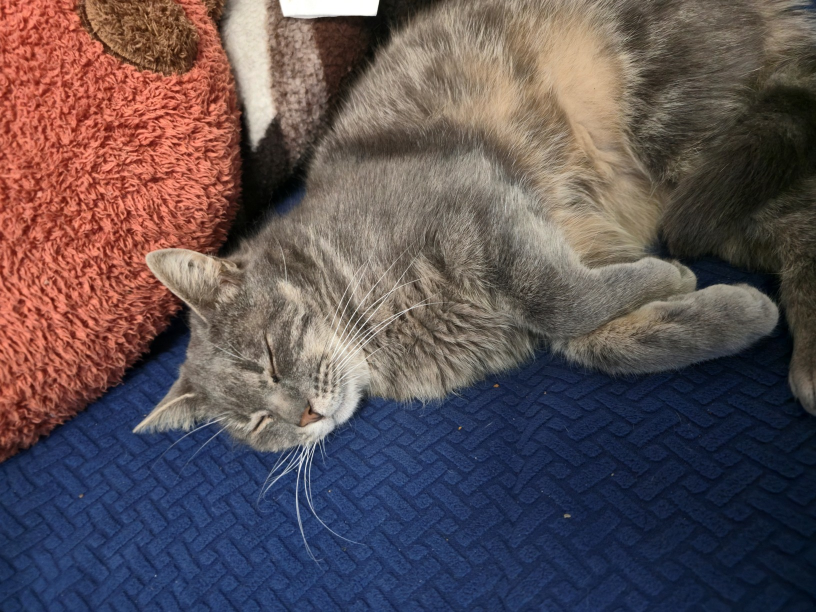
#> input picture R2S4/Img_intro/20250427_194007.jpg, 1632 x 1224 px (shown at 1/2 size)
$ jupyter execute --allow-errors Img_intro.ipynb
#> lines starting #> are read from the running program, lines starting #| are printed output that depends on the picture; after the words box and inside, x2 and y2 are one past the last pixel; in counts of white or black regions, pixels touching at a corner belong together
[cell 1]
import PIL
from PIL import Image, ImageOps, ImageFilter, ImageEnhance, ImageSequence
from IPython.display import display

img_name = "20250427_194007.jpg"

[cell 2]
img = Image.open(img_name)
#> img is the input picture: PIL image 1632x1224 RGB; mean R, G, B 94.4, 81.4, 84.3

[cell 3]
img.convert("L")

[cell 4]
img.save("cat.jpg")

[cell 5]
img.thumbnail((256,2566))
#> img: PIL image 256x192 RGB
img.save("img_thumbnail.jpg", "JPEG")

[cell 6]
print(img.format, f"{img.size}x{img.mode}")
#| JPEG (256, 192)xRGB

[cell 7]
box = (450, 600, 750, 900)
cat_in_box = img.crop(box)
#> cat_in_box: PIL image 300x300 RGB; every value is 0
cat_in_box

[cell 8]
region = cat_in_box.transpose(Image.Transpose.ROTATE_180)
img.paste(region, box)
img

[cell 9]
def roll(im_s: Image.Image, delta: int) -> Image.Image:
    """Roll an image sideways."""
#> called with delta = 700
    im = im_s.copy()
    xsize, ysize = im.size
#> xsize = 256; ysize = 192


    delta = delta % xsize
#> delta = 188
    if delta == 0:
        return im

    part1 = im.crop((0, 0, delta, ysize))
    part2 = im.crop((delta, 0, xsize, ysize))
    im.paste(part1, (xsize - delta, 0, xsize, ysize))
    im.paste(part2, (0, 0, xsize - delta, ysize))

    return im

roll(img, 700)

[cell 10]
def merge(im1: Image.Image, im2: Image.Image) -> Image.Image:
    w = im1.size[0] + im2.size[0]
#> w = 512
    h = max(im1.size[1], im2.size[1])
#> h = 192
    im = Image.new("RGBA", (w, h))
#> im: PIL image 512x192 RGBA; every value is 0

    im.paste(im1.copy())
    im.paste(im2.copy(), (im1.size[0], 0))

    return im

merge(img, img)

[cell 11]
r, g, b = img.split()
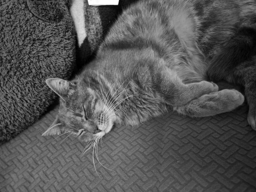
#> b: PIL image 256x192 L; min 0, max 255, mean 84.2
im = Image.merge("RGB", (g, b, r))
#> im: PIL image 256x192 RGB
im

[cell 12]
out = img.resize((128, 128))
display(out)
out = img.rotate(-90)
#> out: PIL image 256x192 RGB
display(out)

[cell 13]
out = img.transpose(Image.Transpose.FLIP_LEFT_RIGHT)
display(out)
out = img.transpose(Image.Transpose.FLIP_TOP_BOTTOM)
display(out)

[cell 14]
size = (256, 512)
ImageOps.contain(im, size).save("imageops_contain.webp")
ImageOps.cover(im, size).save("imageops_cover.webp")
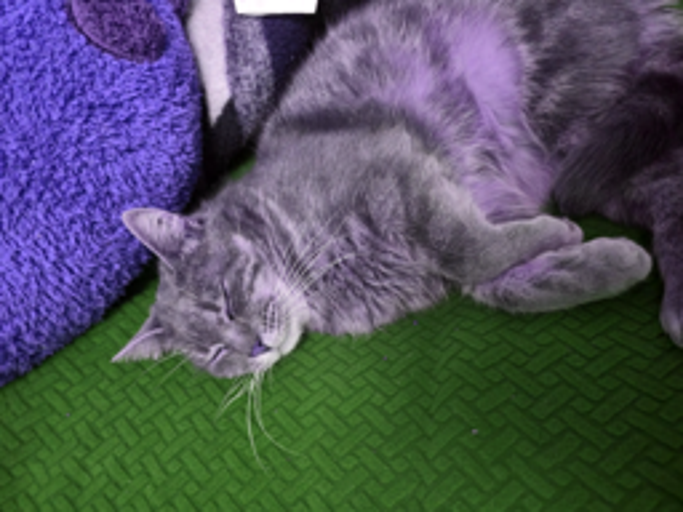
#> saved as imageops_cover.webp: PIL image 683x512 RGB; mean R, G, B 81.3, 84.2, 94.3
ImageOps.fit(im, size).save("imageops_fit.webp")
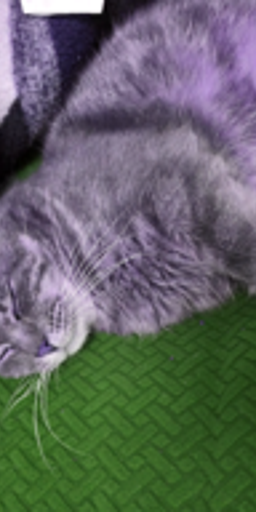
#> saved as imageops_fit.webp: PIL image 256x512 RGB; mean R, G, B 97, 101.9, 98.8
ImageOps.pad(im, size, color="#f00").save("imageops_pad.webp")
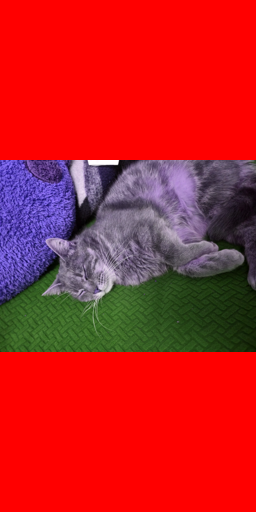
#> saved as imageops_pad.webp: PIL image 256x512 RGB; mean R, G, B 189.9, 31.6, 35.4

[cell 15]
out = img.filter(ImageFilter.DETAIL)
display(out)
out = img.filter(ImageFilter.SMOOTH)
display(out)
out = img.filter(ImageFilter.BLUR)
display(out)
out = img.filter(ImageFilter.SHARPEN)
display(out)

[cell 16]
out = img.point(lambda i: i * 1.3)
display(out)

[cell 17]
# split the image into individual bands
source = img.split()

R, G, B = 0, 1, 2

# select regions where red is less than 100
mask = source[R].point(lambda i: i < 100 and 255)
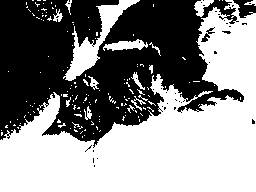
#> mask: PIL image 256x192 L; 54% white; 42 black regions (39 under 20 px), largest, box (x1, y1, x2, y2) and area: (0, 0, 244, 148) 22178, (233, 0, 256, 18) 242, (201, 27, 215, 42) 68

# process the green band
out = source[G].point(lambda i: i * 0.7)
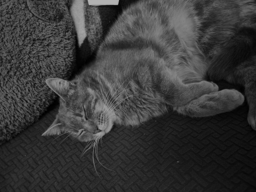
#> out: PIL image 256x192 L; min 0, max 178, mean 56.9

# paste the processed band back, but only where red was < 100
source[G].paste(out, None, mask)

# build a new multiband image
im = Image.merge(im.mode, source)

im

[cell 18]
enh = ImageEnhance.Contrast(img)
display(enh.enhance(1.5))
enh = ImageEnhance.Sharpness(img)
display(enh.enhance(2.0))
enh = ImageEnhance.Color(img)
display(enh.enhance(2.0))
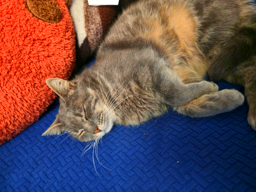
#> shown: PIL image 256x192 RGB; mean R, G, B 101.5, 77.1, 83

[cell 19]
img.copy().rotate(180).save("cat_rotated.jpg")
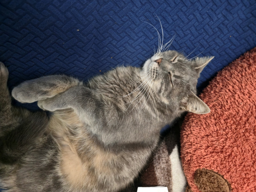
#> saved as cat_rotated.jpg: PIL image 256x192 RGB; mean R, G, B 94.3, 81.3, 84.2

[cell 20]
images = [img.copy(), img.copy().rotate(270), img.copy().rotate(180), img.copy().rotate(90)]
images[0].save("cat.gif", save_all=True, append_images=images[1:], duration=500, loop=0)

[cell 21]
images = [Image.open(fn) for fn in ["cat.jpg", "cat_rotated.jpg"]]
#> images = 2 items
images[0].save("cat.gif", save_all=True, append_images=images[1:], duration=500, loop=0)

[cell 22]
for frame in ImageSequence.Iterator(Image.open("cat.gif")):
    display(frame)

[cell 23]
for frame in ImageSequence.Iterator(Image.open("cat.gif")):
    display(frame)

[cell 24]
import cv2 as cv
from IPython.display import clear_output
import numpy as np
import matplotlib.pyplot as plt

[cell 25]
img = cv.imread(img_name)
#> img: shape (1632, 1224, 3)
clear_output()

[cell 26]
def cv_show(img, name="cat"):
    cv.namedWindow(name, cv.WINDOW_FULLSCREEN)
    cv.imshow(name, img)
    cv.moveWindow(name, 0, 0)
    cv.waitKey(0)
    cv.destroyAllWindows()

[cell 27]
cv_show(img)

[cell 28]
hsv = cv.cvtColor(img, cv.COLOR_BGR2HSV)
#> hsv: shape (1632, 1224, 3); mean H, S, V 50.6, 112.3, 112.5
cv_show(hsv)

[cell 29]
res = cv.resize(img,None,fx=0.5, fy=0.5, interpolation = cv.INTER_CUBIC)
cv_show(res)

[cell 30]
res = cv.imread(img_name, cv.IMREAD_GRAYSCALE)
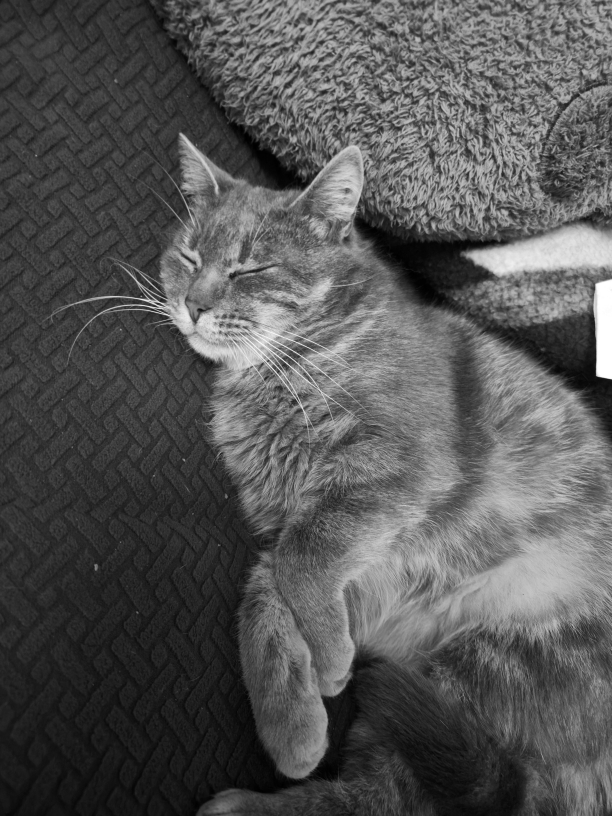
#> res: shape (1632, 1224) (shown at 1/2 size); min 0, max 255, mean 85.7
cv_show(res)

[cell 31]
res = cv.imread(img_name, cv.IMREAD_GRAYSCALE)
M = np.float32([[1,0,100],[0,1,50]])
rows,cols = res.shape
#> rows = 1632; cols = 1224
dst = cv.warpAffine(res,M,(cols,rows))
cv_show(dst)

[cell 32]
res = cv.imread(img_name, cv.IMREAD_GRAYSCALE)
rows,cols = res.shape
M = cv.getRotationMatrix2D(((cols-1)/2.0,(rows-1)/2.0),90,1)
dst = cv.warpAffine(img,M,(cols,rows))
#> dst: shape (1632, 1224, 3)
cv_show(dst)

[cell 33]
rows,cols,ch = img.shape
#> ch = 3

pts1 = np.float32([[50,50],[200,50],[50,200]])
pts2 = np.float32([[10,100],[200,50],[100,250]])

M = cv.getAffineTransform(pts1,pts2)

dst = cv.warpAffine(img,M,(cols,rows))

#> (the rest of this cell did not finish here and is left out)

[cell 34]
rows,cols,ch = img.shape

pts1 = np.float32([[345,438],[730,438],[345,700],[730,700]])
pts2 = np.float32([[0,0],[300,0],[0,300],[300,300]])

M = cv.getPerspectiveTransform(pts1,pts2)

dst = cv.warpPerspective(img,M,(300,300))
#> dst: shape (300, 300, 3)

#> (the rest of this cell did not finish here and is left out)

[cell 35]
kernel = np.ones((15,15),np.float32)/225
dst = cv.filter2D(img,-1,kernel)
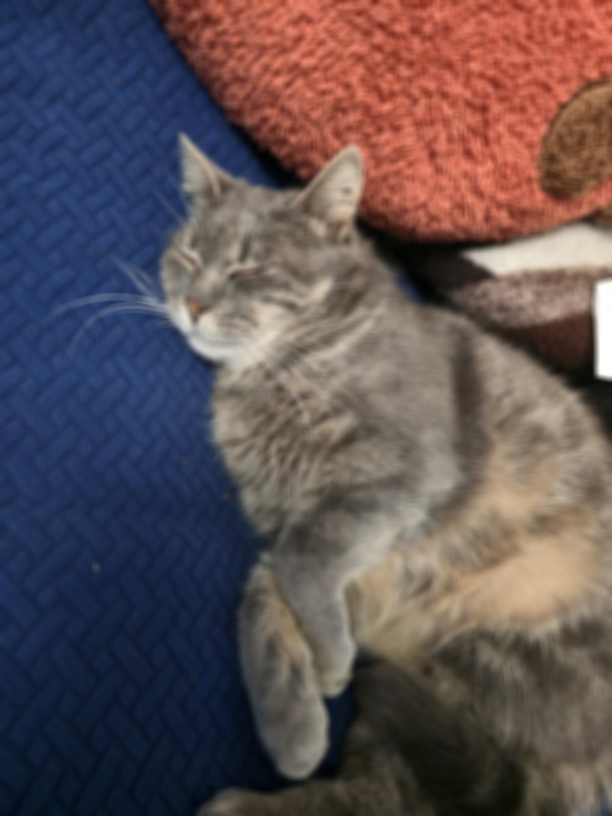
#> dst: shape (1632, 1224, 3) (shown at 1/2 size); mean B, G, R 84.3, 81.4, 94.4

#> (the rest of this cell did not finish here and is left out)

[cell 36]
blur = cv.blur(img,(10,10))

#> (the rest of this cell did not finish here and is left out)

[cell 37]
blur = cv.GaussianBlur(img,(15,15),0)

#> (the rest of this cell did not finish here and is left out)

[cell 38]
img_th = cv.imread(img_name, cv.IMREAD_GRAYSCALE)

ret,thresh1 = cv.threshold(img_th,127,255,cv.THRESH_BINARY)
ret,thresh2 = cv.threshold(img_th,127,255,cv.THRESH_BINARY_INV)
ret,thresh3 = cv.threshold(img_th,127,255,cv.THRESH_TRUNC)
ret,thresh4 = cv.threshold(img_th,127,255,cv.THRESH_TOZERO)
ret,thresh5 = cv.threshold(img_th,127,255,cv.THRESH_TOZERO_INV)

titles = ['Original Image','BINARY','BINARY_INV','TRUNC','TOZERO','TOZERO_INV']
images = [img_th, thresh1, thresh2, thresh3, thresh4, thresh5]

for image, title in zip(images, titles):
    cv_show(image, title)
#> this loop made 6 passes
#> title on passes 1 to 6: 'Original Image', 'BINARY', 'BINARY_INV', 'TRUNC', 'TOZERO', 'TOZERO_INV'

[cell 39]
img_th = cv.imread(img_name, cv.IMREAD_GRAYSCALE)
img_th = cv.medianBlur(img_th,5)

ret,th1 = cv.threshold(img_th,127,255,cv.THRESH_BINARY)
th2 = cv.adaptiveThreshold(img_th,255,cv.ADAPTIVE_THRESH_MEAN_C,\
            cv.THRESH_BINARY,11,2)
th3 = cv.adaptiveThreshold(img_th,255,cv.ADAPTIVE_THRESH_GAUSSIAN_C,\
            cv.THRESH_BINARY,11,2)

titles = ['Original Image', 'Global Thresholding (v = 127)',
            'Adaptive Mean Thresholding', 'Adaptive Gaussian Thresholding']
images = [img_th, th1, th2, th3]

for image, title in zip(images, titles):
    cv_show(image, title)
#> this loop made 4 passes

[cell 40]
img_th = cv.imread(img_name, cv.IMREAD_GRAYSCALE)

ret1,th1 = cv.threshold(img_th,127,255,cv.THRESH_BINARY)

# Otsu's thresholding
ret2,th2 = cv.threshold(img_th,0,255,cv.THRESH_BINARY+cv.THRESH_OTSU)
#> ret2 = 94

# Otsu's thresholding after Gaussian filtering
blur = cv.GaussianBlur(img_th,(5,5),0)
ret3,th3 = cv.threshold(blur,0,255,cv.THRESH_BINARY+cv.THRESH_OTSU)
#> ret3 = 93

# plot all the images and their histograms
images = [img_th, 0, th1,
          img_th, 0, th2,
          blur, 0, th3]
titles = ['Original Noisy Image','Histogram','Global Thresholding (v=127)',
          'Original Noisy Image','Histogram',"Otsu's Thresholding",
          'Gaussian filtered Image','Histogram',"Otsu's Thresholding"]

#> (the rest of this cell did not finish here and is left out)

[cell 41]
img = cv.imread(img_name)
kernel = cv.getStructuringElement(cv.MORPH_CROSS,(5,5))
erosion = cv.erode(img,kernel,iterations = 1)
dilation = cv.dilate(img,kernel,iterations = 1)
closing = cv.morphologyEx(img, cv.MORPH_CLOSE, kernel)
gradient = cv.morphologyEx(img, cv.MORPH_GRADIENT, kernel)
tophat = cv.morphologyEx(img, cv.MORPH_TOPHAT, kernel)
blackhat = cv.morphologyEx(img, cv.MORPH_BLACKHAT, kernel)
images = [img, erosion, dilation, closing, gradient, tophat, blackhat]
titles = ['Original Image', 'Erosion', 'Dilation', 'Closing', 'Gradient', 'Tophat', 'Blackhat']
for image, title in zip(images, titles):
    cv_show(image, title)
#> this loop made 7 passes
